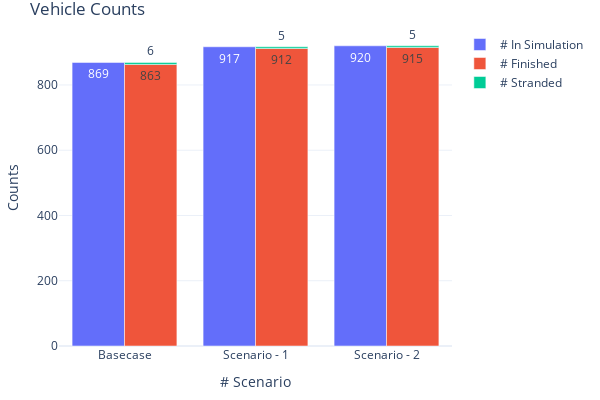

Notebook code for this chart:
### Markdown cell above
#### 5.1 Vehicle Counts

### Code cell
fig = go.Figure(
    data=[
        go.Bar(
            name="# In Simulation",
            x=count_stats['analysis_id'],
            y=count_stats['sim_count'],
            offsetgroup=0,
            text=count_stats['sim_count'],
            textposition='auto',
        ),
        go.Bar(
            name="# Finished",
            x=count_stats['analysis_id'],
            y=count_stats['fin_count'],
            offsetgroup=1,
            text=count_stats['fin_count'],
            textposition='auto',
        ),
        go.Bar(
            name="# Stranded",
            x=count_stats['analysis_id'],
            y=count_stats['str_count'],
            offsetgroup=1,
            base=count_stats['fin_count'],
            text=count_stats['str_count'],
            textposition='auto',
        )
    ],
    layout=go.Layout(
        title="Vehicle Counts",
        yaxis_title="Counts", 
        xaxis_title="# Scenario", width=600, height=400
        
    )
)
fig.update_xaxes(type='category', tickvals=[0, 1, 2], ticktext=['Basecase', 'Scenario - 1', 'Scenario - 2'])
# fig.update_yaxes(range=(0, 1300))
fig.update_layout(margin=dict(l=20, r=20, t=30, b=20), uniformtext_minsize=8, uniformtext_mode='hide', template='plotly_white')
fig.show()

### Figure 1 — Plotly figure (JSON) as saved in the notebook; plotly's stock layout.template omitted (floating-point values rounded to 4 significant figures)
{"data": [{"name": "# In Simulation", "offsetgroup": "0", "text": [869, 917, 920], "textposition": "auto", "type": "bar", "x": [438, 443, 445], "y": [869, 917, 920]}, {"name": "# Finished", "offsetgroup": "1", "text": [863, 912, 915], "textposition": "auto", "type": "bar", "x": [438, 443, 445], "y": [863, 912, 915]}, {"base": [863, 912, 915], "name": "# Stranded", "offsetgroup": "1", "text": [6, 5, 5], "textposition": "auto", "type": "bar", "x": [438, 443, 445], "y": [6, 5, 5]}], "layout": {"height": 400, "margin": {"b": 20, "l": 20, "r": 20, "t": 30}, "title": {"text": "Vehicle Counts"}, "uniformtext": {"minsize": 8, "mode": "hide"}, "width": 600, "xaxis": {"autorange": true, "range": [-0.5, 2.5], "ticktext": ["Basecase", "Scenario - 1", "Scenario - 2"], "tickvals": [0, 1, 2], "title": {"text": "# Scenario"}, "type": "category"}, "yaxis": {"autorange": true, "range": [0, 968.4], "title": {"text": "Counts"}, "type": "linear"}}}
